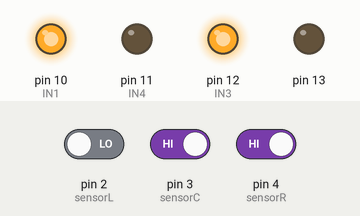
Simulated run of this sketch. Board: Arduino Uno, built with avr-gcc and run on an emulated ATmega328P. Parts: output pins drawn as LEDs (lit = HIGH). The test bench sets the inputs (shaded band); at power-on: pin 3 (sensorC) HIGH, pin 2 (sensorL) LOW, pin 4 (sensorR) HIGH.

Above: at 1.2 s.
1.3 s: pin 3 (sensorC) driven LOW
At 1.8 s:
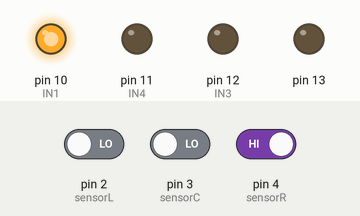
2.8 s: pin 3 (sensorC) driven HIGH
At 4.0 s:
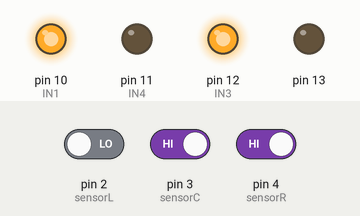
4.3 s: pin 2 (sensorL) driven HIGH and pin 3 (sensorC) driven LOW and pin 4 (sensorR) driven LOW
At 5.3 s:
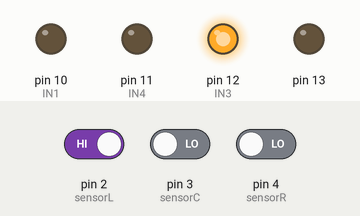
5.8 s: pin 2 (sensorL) driven LOW
At 6.5 s:
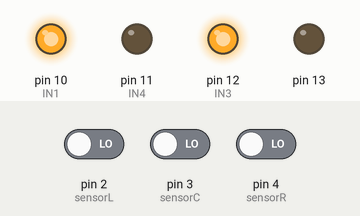
Timing chart, 0 to 8.3 s (numbered marks = the images above; inputs shaded):
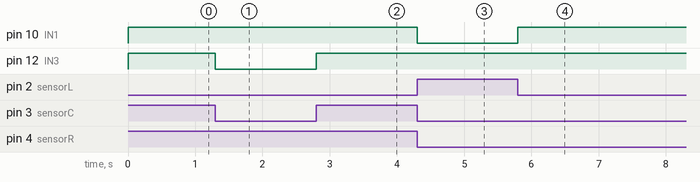

Measured:
- after the input at 1.3 s, pin 12 (IN3): HIGH → LOW at once
- after the input at 2.8 s, pin 12 (IN3): LOW → HIGH at once
- after the input at 4.3 s, pin 10 (IN1): HIGH → LOW at once
- after the input at 5.8 s, pin 10 (IN1): LOW → HIGH at once

The sketch:

Best_Competition.ino
```cpp
#define IN1 10
#define IN2 9
#define IN3 12
#define IN4 11
#define sensorR 4
#define sensorC  3
#define sensorL  2
void forword(){digitalWrite(IN1, HIGH);digitalWrite(IN2, LOW);digitalWrite(IN3, HIGH);digitalWrite(IN4, LOW);}
void backword(){digitalWrite(IN1, LOW);digitalWrite(IN2, HIGH);digitalWrite(IN3, LOW);digitalWrite(IN4, HIGH);}
void left(){digitalWrite(IN1, LOW);digitalWrite(IN2, LOW);digitalWrite(IN3, HIGH);digitalWrite(IN4, LOW);}
void right(){digitalWrite(IN1, HIGH);digitalWrite(IN2, LOW);digitalWrite(IN3, LOW);digitalWrite(IN4, LOW);}
void stopp(){digitalWrite(IN1, LOW);digitalWrite(IN2, LOW);digitalWrite(IN3, LOW);digitalWrite(IN4, LOW);}

int sl=0;
int sr=0;
int sc=0;

void setup() {
pinMode(13, OUTPUT);
pinMode(12, OUTPUT);
pinMode(11, OUTPUT);
pinMode(10, OUTPUT);

pinMode(sensorR, INPUT);
pinMode(sensorL, INPUT);
pinMode(sensorC, INPUT);
Serial.begin(9600);
}
void loop(){
sl=digitalRead(sensorL);
sc=digitalRead(sensorC);
sr=digitalRead(sensorR);
if (sl==1&&sr==0&&sc==0)left();
else if (sl==0&&sr==1&&sc==0)right();

else forword();
}
```
